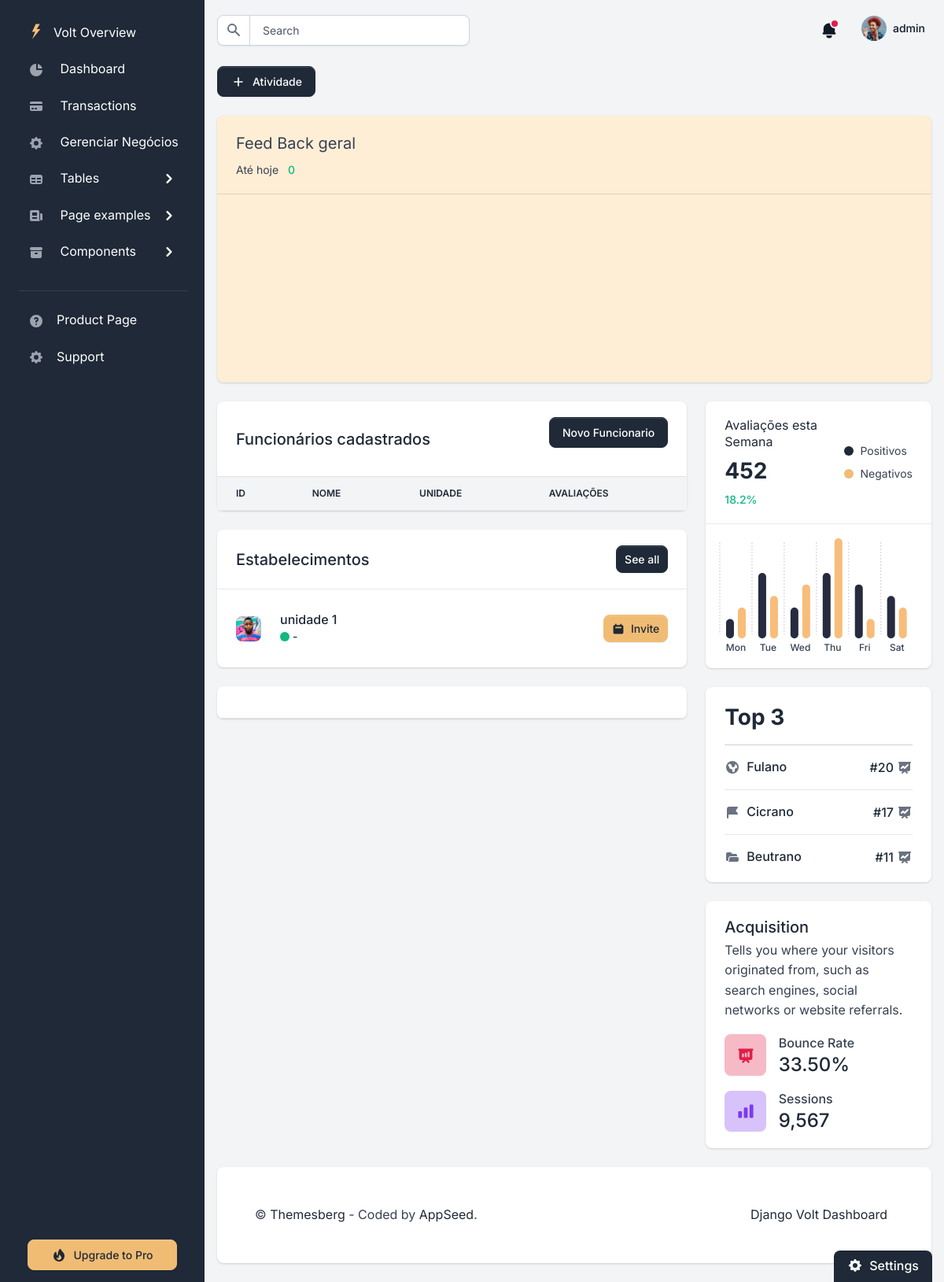
Page /dashboard/ (signed in) on the earlier database version.
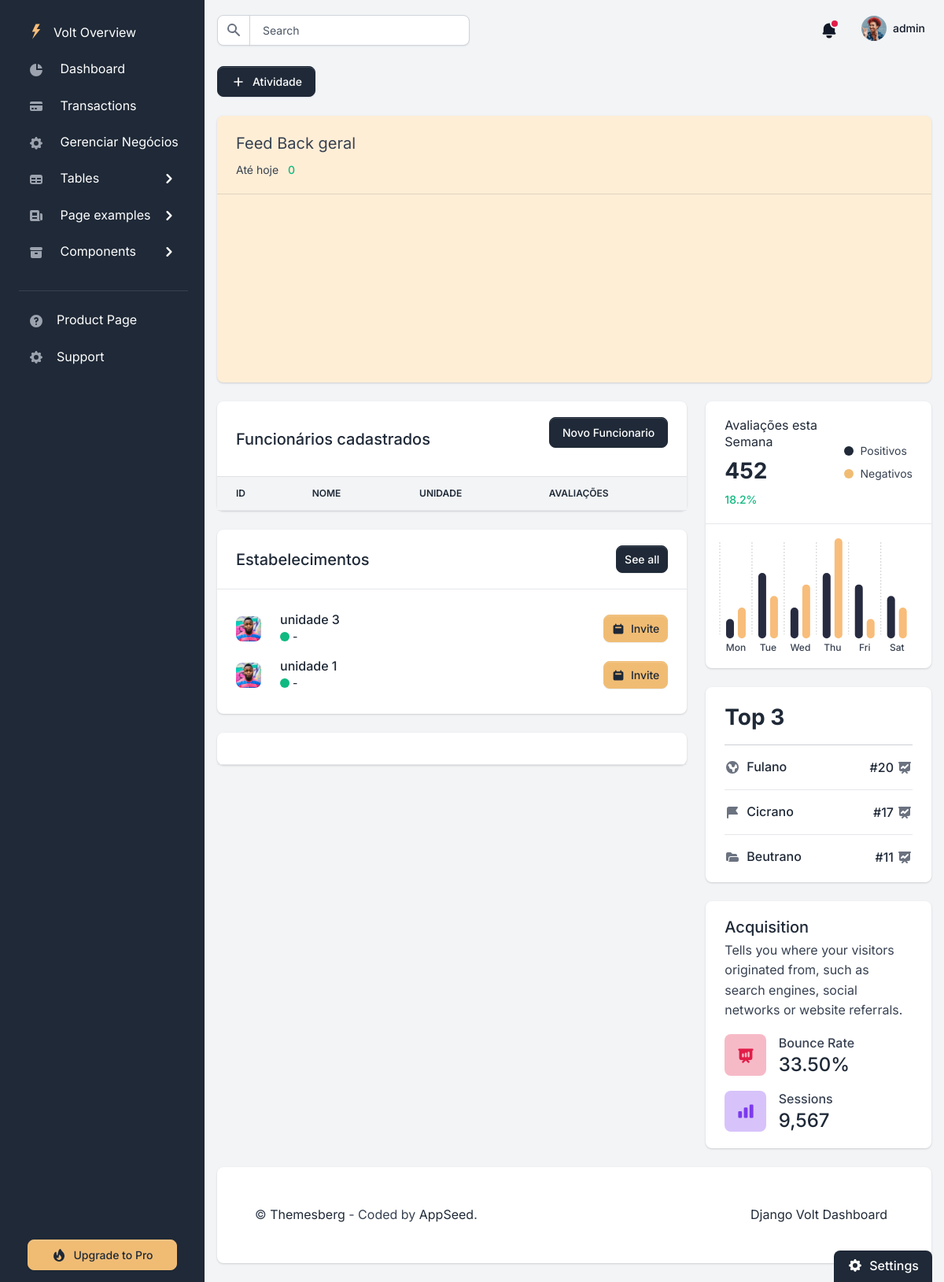
Same page on the later database version.
### unidade/models.py (models this page shows, shortened)
class Unidade(models.Model):
    nome = models.CharField(max_length=100)
    end = models.CharField(max_length=100)
    usuario = models.ForeignKey(CustomUser, on_delete=models.CASCADE)

### home/views.py (the view)
# urls.py: path('dashboard/', DashBoardView.as_view(), name='dashboard'),
class DashBoardView(LoginRequiredMixin, TemplateView):
    template_name = 'home/dashboard.html'
    form_class = NovoFunciForm
    def get(self, request):
        form = self.form_class()
        user = self.request.user
        autenticado = user.is_authenticated
        avaliacoes_por_mes = (
            Avaliacao.objects.filter(usuario=user)
            .annotate(month=TruncMonth('data'))
            .values('month')
            .annotate(total=Count('id'))
            .order_by('month')
        )
        total_avaliacoes = Avaliacao.objects.filter(usuario=user).count()
        total_avlc = {DateFormat(avaliacao['month']).format('M'): avaliacao['total'] for avaliacao in avaliacoes_por_mes}
        context = {
            'form': form,
            'autenticado': autenticado,
            'total_avlc': json.dumps(total_avlc),
            'total_av':total_avaliacoes,
            'unidades':Unidade.objects.filter(usuario=user).order_by('-id')
        }
        return render(request, self.template_name, context)

### funcionario/forms.py
class NovoFunciForm(forms.ModelForm):
    nome = forms.CharField(
        widget=forms.TextInput(
            attrs={
                "placeholder": "nome",
                "class": "form-control"
            }
        ))
    matricula = forms.CharField(
        widget=forms.TextInput(
            attrs={
                "placeholder": "Matrícula",
                "class": "form-control"
            }
        ))
    unidade = forms.ModelChoiceField(
            queryset=Unidade.objects.all(),
            empty_label="Select Unidade",
            widget=forms.Select(attrs={'class': 'form-control'})
        )
    class Meta:
        model = Funcionario
        fields = ('nome', 'matricula','unidade')

### templates/home/dashboard.html (shortened to what the changed rows need)
{% extends "layouts/base.html" %}
{% block content %}
    <div class="row">
        <div class="col-12 col-xl-8">
            <div class="row">
                <div class="col-12 mb-4">
                    <div class="card border-0 shadow">
                        <div class="card-header">
                            <div class="row align-items-center">
                                <div class="col">
                                    <h2 class="fs-5 fw-bold mb-0">Funcionários cadastrados</h2>
                                </div>
                            </div>
                        </div>
                        <div class="table-responsive">
                            <table class="table align-items-center table-flush" x>
                                <thead class="thead-light">
                                <tr>
                                    <th class="border-bottom" scope="col">Id</th>
                                    <th class="border-bottom" scope="col">Nome</th>
                                    <th class="border-bottom" scope="col">Unidade</th>
                                    <th class="border-bottom" scope="col">Avaliações</th>
                                </tr>
                                </thead>
                            </table>
                        </div>
                    </div>
                </div>
                <div class="col-12 col-xxl-6 mb-4">
                    <div class="card border-0 shadow">
                        <div class="card-header border-bottom d-flex align-items-center justify-content-between">
                            <h2 class="fs-5 fw-bold mb-0">Estabelecimentos</h2>
                        </div>
                        <div class="card-body">
                            <ul class="list-group list-group-flush list my--3">
                                {% for unidade in unidades%}
                                <li class="list-group-item px-0">
                                    <div class="row align-items-center">
                                    <div class="col-auto">
                                        <a href="#" class="avatar">
                                            <img class="rounded" alt="Image placeholder" src="/static/assets/img/team/profile-picture-1.jpg">
                                        </a>
                                    </div>
                                    <div class="col-auto ms--2">
                                        <h4 class="h6 mb-0">
                                            <a href="#">{{unidade.nome}}</a>
                                        </h4>
                                        <div class="d-flex align-items-center">
                                            <div class="bg-success dot rounded-circle me-1"></div>
                                            <small>{{unidade.administrador.cargo}} - {{unidade.administrador}}</small>
                                        </div>
                                    </div>
                                    <div class="col text-end">
                                        <a href="#" class="btn btn-sm btn-secondary d-inline-flex align-items-center">
                                            Invite
                                        </a>
                                    </div>
                                    </div>
                                </li>
                                {%endfor%}
                            </ul>
                        </div>
                    </div>
                </div>
            </div>
        </div>
        <div class="col-12 col-xl-4">
            <div class="col-12 px-0 mb-4">
                <div class="card border-0 shadow">
                    <div class="card-header d-flex flex-row align-items-center flex-0 border-bottom">
                        <div class="d-block">
                            <h2 class="h3 fw-extrabold">452</h2>
                        </div>
                    </div>
                </div>
            </div>
            <div class="col-12 px-0 mb-4">
                <div class="card border-0 shadow">
                    <div class="card-body">
                        <div class="d-block">
                            <h2 class="h3 fw-extrabold">Top 3</h2>
                        </div>
                    </div>
                </div>
            </div>
            <div class="col-12 px-0">
                <div class="card border-0 shadow">
                    <div class="card-body">
                        <h2 class="fs-5 fw-bold mb-1">Acquisition</h2>
                    </div>
                </div>
            </div>
        </div>
    </div>
{% endblock content %}

Differences in the rows shown:
added Unidade: nome "unidade 3"
